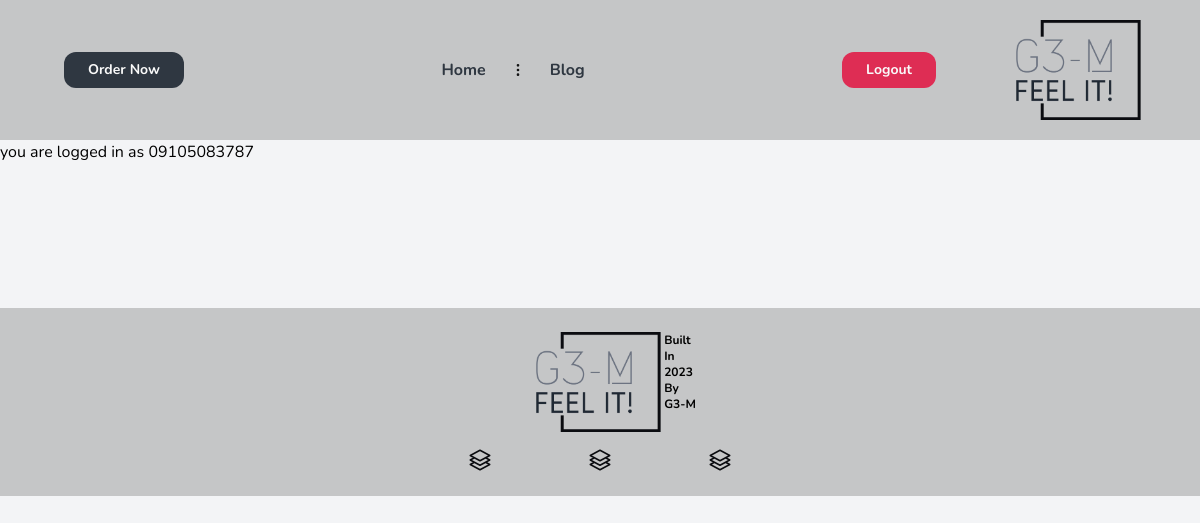
The page /users/chengepass (signed in) on the database as committed earlier.
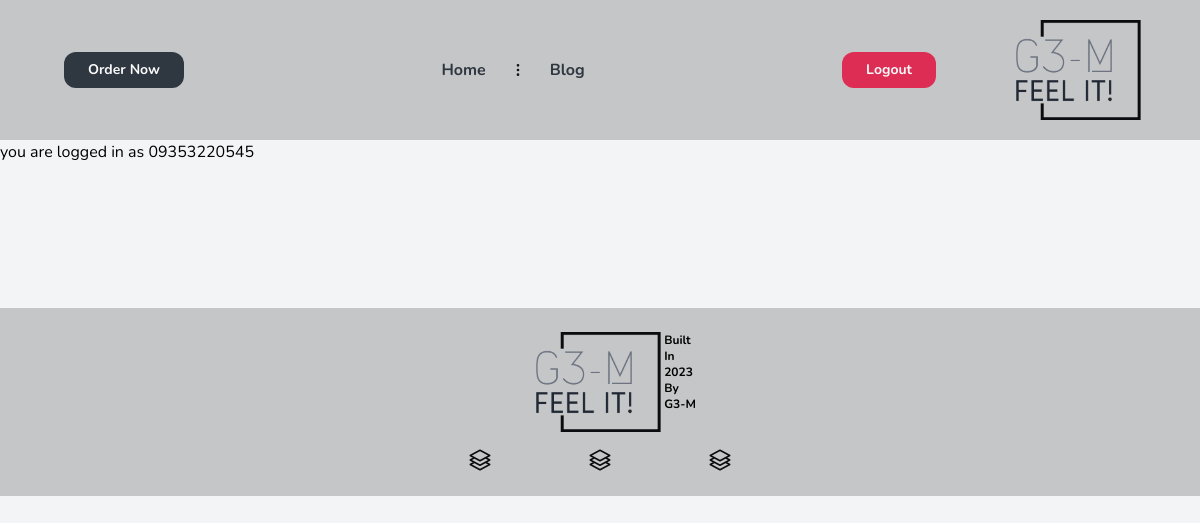
The same page on the database as committed later.
### users/models.py (models this page shows)
class User(AbstractBaseUser, PermissionsMixin):
    phone_number = models.CharField(max_length=11, unique=True, validators=[
        RegexValidator(
            regex=r'^09\d{9}$',
            message='Phone number must start with "09" and have 11 digits.',
            code='invalid_phone_number'
        )])
    email = models.EmailField(unique=True)
    password = models.CharField(max_length=128)
    is_active = models.BooleanField(default=True)
    is_staff = models.BooleanField(default=False)
    last_login = models.DateTimeField(auto_now_add=True, verbose_name='last')
    objects = UserManager()
    USERNAME_FIELD = 'phone_number'
    REQUIRED_FIELDS = ['email']
    """django.core.management.base.SystemCheckError: SystemCheckError: System check identified some issues: ERRORS:
    auth.User.groups: (fields.E304) Reverse accessor 'Group.user_set' for 'auth.User.groups' clashes with reverse
    accessor for 'users.User.groups'. HINT: Add or change a related_name argument to the definition for
    'auth.User.groups' or 'users.User.groups'. auth.User.user_permissions: (fields.E304) Reverse accessor
    'Permission.user_set' for 'auth.User.user_permissions' clashes with reverse accessor for
    'users.User.user_permissions'. HINT: Add or change a related_name argument to the definition for
    'auth.User.user_permissions' or 'users.User.user_permissions'. users.User.groups: (fields.E304)
    Reverse accessor 'Group.user_set' for 'users.User.groups' clashes with reverse accessor for
    'auth.User.groups'. HINT: Add or change a related_name argument to the definition for 'users.User.groups'
    or 'auth.User.groups'. users.User.user_permissions: (fields.E304) Reverse accessor 'Permission.user_set'
    for 'users.User.user_permissions' clashes with reverse accessor for 'auth.User.user_permissions'. HINT: Add
    or change a related_name argument to the definition for 'users.User.user_permissions' or
    'auth.User.user_permissions'.


####### for this bug we should make these groups and permissions attr and make custom related_name:
    """

### users/views.py (the view, shortened to what this page needs)
# urls.py: path('chengepass', views.UsersForgotPasswordView.as_view(), name='forgot'),
class UsersForgotPasswordView(View):
    template_name = 'Users_ForgotPasswordTemplate.html'
    def get(self, request):
        form = ForgotPass()
        return render(request, self.template_name, {'form': form})

### templates/Users_ForgotPasswordTemplate.html
{% extends "templates/base.html" %}
{% block content %}
    {% if not user.is_authenticated %}
    <form method="post" action="{% url 'users:forgot' %}" id="forgotForm">
        {% csrf_token %}
        {{ form.as_p }}
        <input type="submit" value="Send me a code" onclick="return validatePhoneNumber()">
    </form>
    {% if messages %}
        <ul class="messages">
            {% for message in messages %}
                <li{% if message.tags %} class="{{ message.tags }}"{% endif %}>{{ message }}</li>
            {% endfor %}
        </ul>
    {% endif %}
    {% else %}
    <p>you are logged in as {{ user.phone_number }}</p>
    {% endif %}
{% endblock %}

Rows that differ between the two databases and show on the page:
changed User: phone_number "09105083787" → "09353220545"
